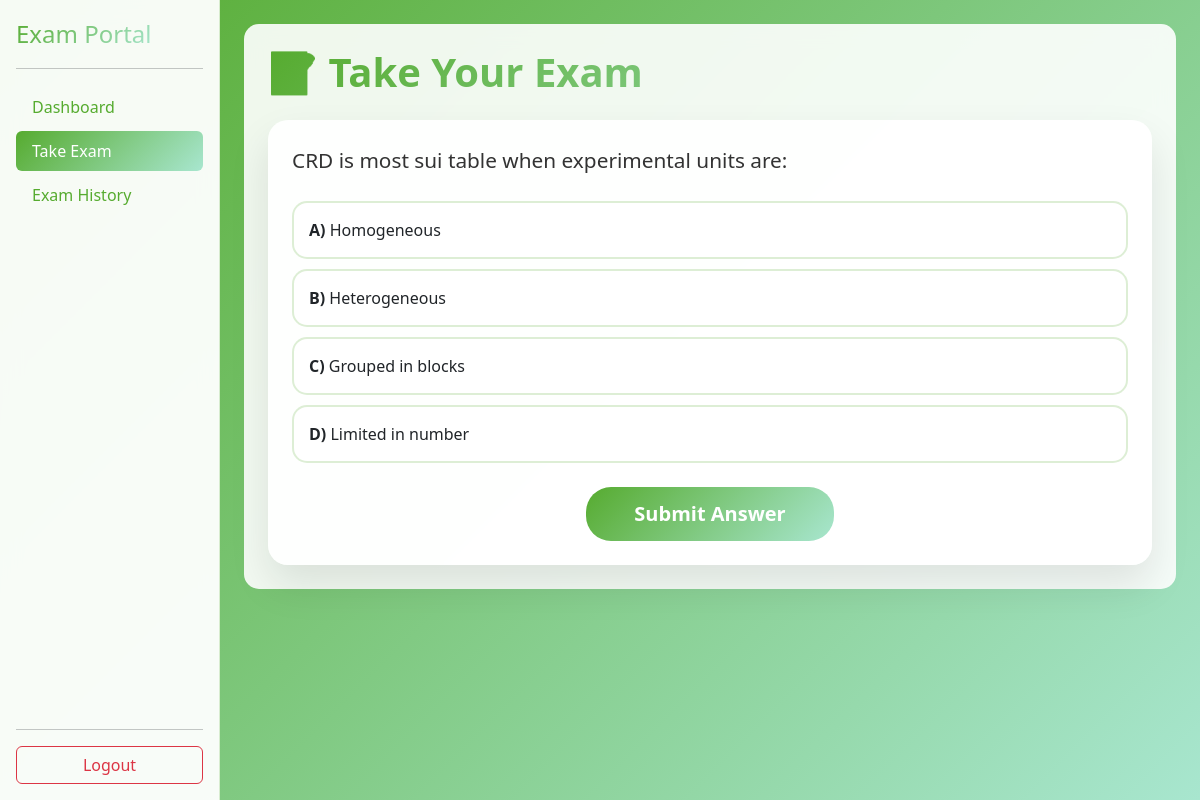
/exam/take/ (signed in), run on the app's committed database.
### dashboard/models.py (models this page shows, shortened)
class QuestionList(models.Model):
    exam_pdf = models.ForeignKey(ExamQuestionPDFs, on_delete=models.CASCADE, related_name='questions')
    question_text = models.TextField()
    option_a = models.CharField(max_length=255)
    option_b = models.CharField(max_length=255)
    option_c = models.CharField(max_length=255)
    option_d = models.CharField(max_length=255)
    answer = models.CharField(max_length=1, choices=[('a', 'A'), ('b', 'B'), ('c', 'C'), ('d', 'D')])

### dashboard/views.py (the view, shortened to what this page needs)
# urls.py: path('exam/take/', views.take_exam, name='take_exam'),
@login_required
def take_exam(request):
    answered_correctly = UserAnswer.objects.filter(user=request.user, is_correct=True).values_list('question_id', flat=True)
    available_questions = QuestionList.objects.exclude(id__in=answered_correctly)
    if available_questions.exists():
        import random
        question = random.choice(available_questions)
        return render(request, 'dashboard/take_exam.html', {'question': question})
    else:
        messages.success(request, 'Congratulations! You have answered all questions correctly!')
        return redirect('user_dashboard')

### dashboard/templates/dashboard/take_exam.html (shortened to what this page needs)
{% load static %}
<!DOCTYPE html>
<html lang="en">
<head>
    <link href="https://cdn.jsdelivr.net/npm/bootstrap@5.3.0/dist/css/bootstrap.min.css" rel="stylesheet">
</head>
<body>
<div class="d-flex">
    {% include 'dashboard/user_sidebar.html' %}
    <div class="container-fluid p-4">
        <div class="user-content p-4">
            <h2 class="user-header exam-title mb-4">📝 Take Your Exam</h2>
            {% if question %}
            <div class="question-card p-4">
                <div class="card-body">
                    <h5 class="question-text mb-4">{{ question.question_text }}</h5>
                    <form method="post" id="examForm">
                        <div class="option-item">
                            <label for="option_a" class="w-100 d-block mb-0">
                                <strong>A)</strong> {{ question.option_a }}
                            </label>
                        </div>
                        <div class="option-item">
                            <label for="option_b" class="w-100 d-block mb-0">
                                <strong>B)</strong> {{ question.option_b }}
                            </label>
                        </div>
                        <div class="option-item">
                            <label for="option_c" class="w-100 d-block mb-0">
                                <strong>C)</strong> {{ question.option_c }}
                            </label>
                        </div>
                        <div class="option-item">
                            <label for="option_d" class="w-100 d-block mb-0">
                                <strong>D)</strong> {{ question.option_d }}
                            </label>
                        </div>
                        <div class="text-center mt-4">
                            <button type="submit" class="btn btn-user text-white btn-lg px-5">
                                <strong>Submit Answer</strong>
                            </button>
                        </div>
                    </form>
                </div>
            </div>
            {% else %}
            <div class="alert alert-info">
                <strong>📚 No Questions Available</strong><br>
                There are no questions available for the exam at the moment.
            </div>
            {% endif %}
        </div>
    </div>
</div>
</body>
</html>

### dashboard/templates/dashboard/take_exam.html (style rules this page uses)
body { background: linear-gradient(135deg, #56ab2f 0%, #a8e6cf 100%); min-height: 100vh; }
.user-header { background: linear-gradient(135deg, #56ab2f 0%, #a8e6cf 100%); -webkit-background-clip: text; -webkit-text-fill-color: transparent; background-clip: text; }
.btn-user { background: linear-gradient(135deg, #56ab2f 0%, #a8e6cf 100%); border: none; border-radius: 25px; padding: 12px 30px; font-weight: 600; transition: all 0.3s ease; }
.user-content { background: rgba(255, 255, 255, 0.9); border-radius: 15px; backdrop-filter: blur(10px); }
.question-card { background: rgba(255, 255, 255, 0.95); border-radius: 20px; border: none; box-shadow: 0 20px 40px rgba(0, 0, 0, 0.1); transition: all 0.3s ease; }
.option-item { background: rgba(255, 255, 255, 0.8); border: 2px solid rgba(86, 171, 47, 0.2); border-radius: 15px; padding: 15px; margin: 10px 0; transition: all 0.3s ease; cursor: pointer; }
.exam-title { font-size: 2.5rem; font-weight: 700; margin-bottom: 1rem; }
.question-text { font-size: 1.3rem; font-weight: 500; line-height: 1.6; color: #333; }

### data on the page
QuestionList: question_text "CRD is most sui table when experimental units are:", option_a "Homogeneous", option_b "Heterogeneous", option_c "Grouped in blocks", option_d "Limited in number"
